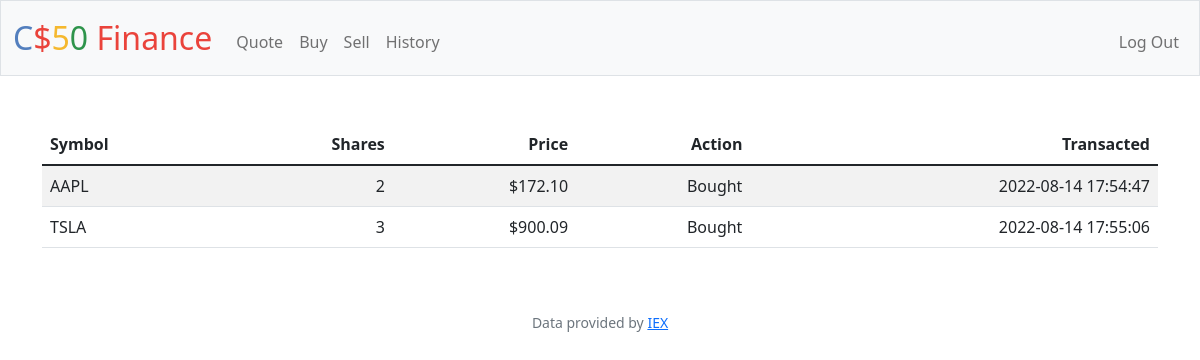
/history (signed in), run on an earlier commit of the app's database.
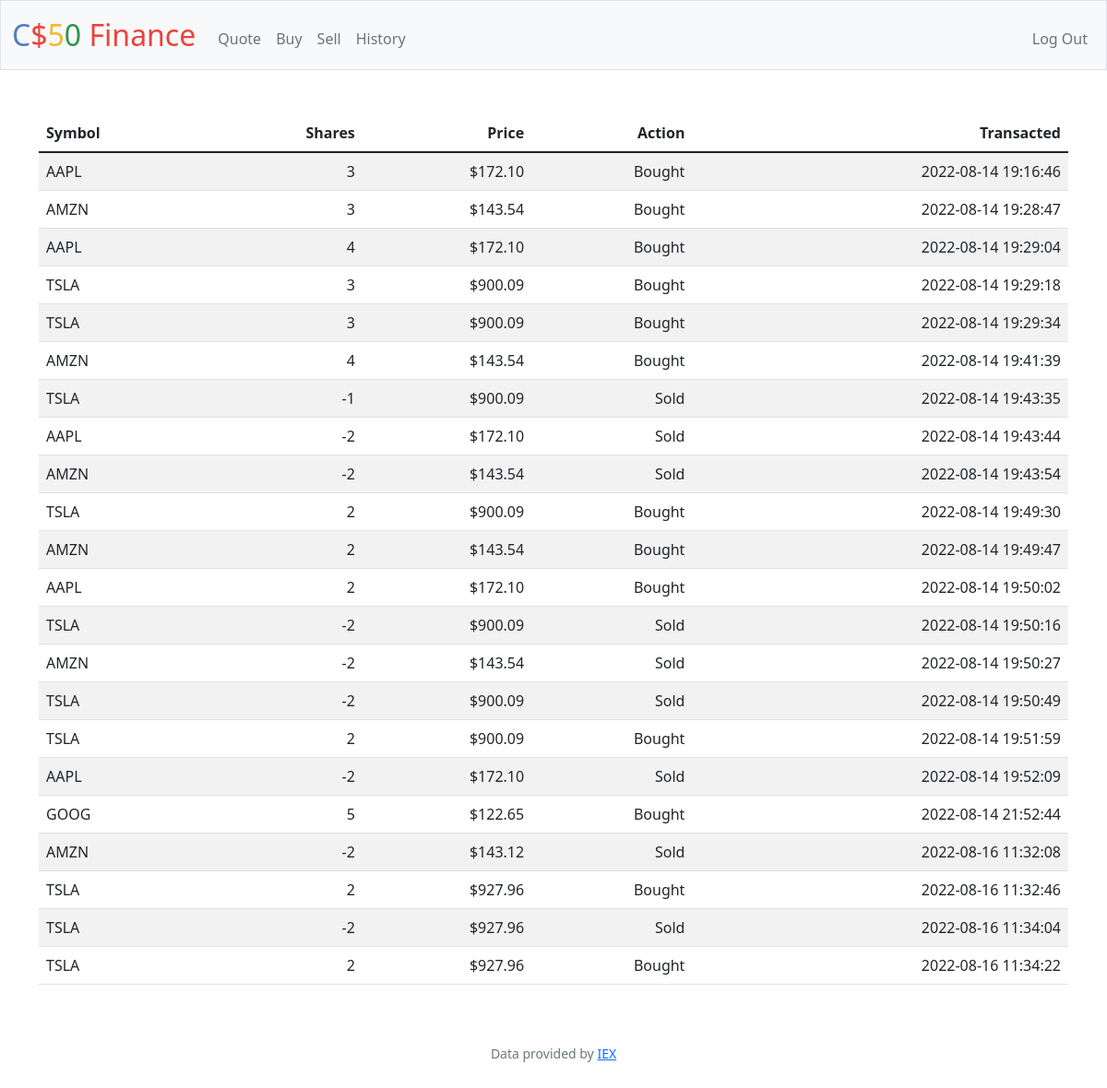
And on a later commit of the database.
### tables this page shows
CREATE TABLE transactions (id INTEGER PRIMARY KEY AUTOINCREMENT, user_id INTEGER NOT NULL, symbol TEXT NOT NULL, name TEXT NOT NULL, shares INTEGER NOT NULL, price NUMERIC NOT NULL, total NUMERIC NOT NULL, current_price NUMERIC NOT NULL, type TEXT NOT NULL, time TIMESTAMP DEFAULT CURRENT_TIMESTAMP, FOREIGN KEY(user_id) REFERENCES users(id));

### app.py (the view)
@app.route("/history")
@login_required
def history():
    user_id = session["user_id"]
    holdings = db.execute("SELECT symbol, shares, price, type, time FROM transactions WHERE user_id = ?", user_id)
    return render_template("history.html", holdings=holdings)

### app.py (called while the page is built)
@app.after_request
def after_request(response):
    response.headers["Cache-Control"] = "no-cache, no-store, must-revalidate"
    response.headers["Expires"] = 0
    response.headers["Pragma"] = "no-cache"
    return response

### helpers.py (called while the page is built)
def login_required(f):
    @wraps(f)
    def decorated_function(*args, **kwargs):
        if session.get("user_id") is None:
            return redirect("/login")
        return f(*args, **kwargs)
    return decorated_function

def usd(value):
    return f"${value:,.2f}"

### templates/history.html (shortened to what this page needs)
{% extends "layout.html" %}
{% block main %}
<table class="table table-striped">
    <thead>
        <tr>
            <th class="text-start">Symbol</th>
            <th class="text-end">Shares</th>
            <th class="text-end">Price</th>
            <th class="text-end">Action</th>
            <th class="text-end">Transacted</th>
        </tr>
    </thead>
    <tbody>
        {% for holding in holdings %}
            <tr>
                <td class="text-start">{{ holding.symbol }}</td>
                <td class="text-end">{{ holding.shares }}</td>
                <td class="text-end">{{ holding.price | usd }}</td>
                <td class="text-end">{{ holding.type }}</td>
                <td class="text-end">{{ holding.time }}</td>
            </tr>
        {% endfor %}
    </tbody>
</table>
{% endblock %}

### templates/layout.html (shortened to what this page needs)
<!DOCTYPE html>
<html lang="en">
    <head>
        <link href="https://cdn.jsdelivr.net/npm/bootstrap@5.1.3/dist/css/bootstrap.min.css" rel="stylesheet">
        <link href="/static/styles.css" rel="stylesheet">
    </head>
    <body>
        <nav class="bg-light border navbar navbar-expand-md navbar-light">
            <div class="container-fluid">
                <a class="navbar-brand" href="/"><span class="blue">C</span><span class="red">$</span><span class="yellow">5</span><span class="green">0</span> <span class="red">Finance</span></a>
                <div class="collapse navbar-collapse" id="navbar">
                    {% if session["user_id"] %}
                        <ul class="navbar-nav me-auto mt-2">
                            <li class="nav-item"><a class="nav-link" href="/quote">Quote</a></li>
                            <li class="nav-item"><a class="nav-link" href="/buy">Buy</a></li>
                            <li class="nav-item"><a class="nav-link" href="/sell">Sell</a></li>
                            <li class="nav-item"><a class="nav-link" href="/history">History</a></li>
                        </ul>
                        <ul class="navbar-nav ms-auto mt-2">
                            <li class="nav-item"><a class="nav-link" href="/logout">Log Out</a></li>
                        </ul>
                    {% else %}
                        <ul class="navbar-nav ms-auto mt-2">
                            <li class="nav-item"><a class="nav-link" href="/register">Register</a></li>
                            <li class="nav-item"><a class="nav-link" href="/login">Log In</a></li>
                        </ul>
                    {% endif %}
                </div>
            </div>
        </nav>
        <main class="container py-5 text-center">
            {% block main %}{% endblock %}
        </main>
        <footer class="mb-5 small text-center text-muted">
            Data provided by <a href="https://iexcloud.io/">IEX</a>
        </footer>
    </body>
</html>

### static/styles.css (style rules this page uses)
nav .navbar-brand { font-size: xx-large; }
nav .navbar-brand .blue { color: #537fbe; }
nav .navbar-brand .red { color: #ea433b; }
nav .navbar-brand .yellow { color: #f5b82e; }
nav .navbar-brand .green { color: #2e944b; }

What changed in the data, as far as the page shows it:
added transactions: symbol "AAPL", shares "3", price "$172.10", type "Bought", time "2022-08-14 19:16:46"
now on this page (row edited): transactions: symbol "AMZN", shares "3", price "$143.54", type "Bought", time "2022-08-14 19:28:47"
added transactions: symbol "AAPL", shares "4", price "$172.10", type "Bought", time "2022-08-14 19:29:04"
added transactions: symbol "TSLA", shares "3", price "$900.09", type "Bought", time "2022-08-14 19:29:18"
added transactions: symbol "TSLA", shares "3", price "$900.09", type "Bought", time "2022-08-14 19:29:34"
added transactions: symbol "AMZN", shares "4", price "$143.54", type "Bought", time "2022-08-14 19:41:39"
now on this page (row edited): transactions: symbol "TSLA", shares "-1", price "$900.09", type "Sold", time "2022-08-14 19:43:35"
added transactions: symbol "AAPL", shares "-2", price "$172.10", type "Sold", time "2022-08-14 19:43:44"
added transactions: symbol "AMZN", shares "-2", price "$143.54", type "Sold", time "2022-08-14 19:43:54"
now on this page (row edited): transactions: symbol "TSLA", shares "2", price "$900.09", type "Bought", time "2022-08-14 19:49:30"
now on this page (row edited): transactions: symbol "AMZN", shares "2", price "$143.54", type "Bought", time "2022-08-14 19:49:47"
changed transactions (number 12 of 22 on the later page): time "2022-08-14 17:54:47" → "2022-08-14 19:50:02"
changed transactions (number 13 of 22 on the later page): shares "3" → "-2"; type "Bought" → "Sold"; time "2022-08-14 17:55:06" → "2022-08-14 19:50:16"
added transactions: symbol "AMZN", shares "-2", price "$143.54", type "Sold", time "2022-08-14 19:50:27"
added transactions: symbol "TSLA", shares "-2", price "$900.09", type "Sold", time "2022-08-14 19:50:49"
added transactions: symbol "TSLA", shares "2", price "$900.09", type "Bought", time "2022-08-14 19:51:59"
added transactions: symbol "AAPL", shares "-2", price "$172.10", type "Sold", time "2022-08-14 19:52:09"
added transactions: symbol "GOOG", shares "5", price "$122.65", type "Bought", time "2022-08-14 21:52:44"
added transactions: symbol "AMZN", shares "-2", price "$143.12", type "Sold", time "2022-08-16 11:32:08"
added transactions: symbol "TSLA", shares "2", price "$927.96", type "Bought", time "2022-08-16 11:32:46"
added transactions: symbol "TSLA", shares "-2", price "$927.96", type "Sold", time "2022-08-16 11:34:04"
added transactions: symbol "TSLA", shares "2", price "$927.96", type "Bought", time "2022-08-16 11:34:22"
